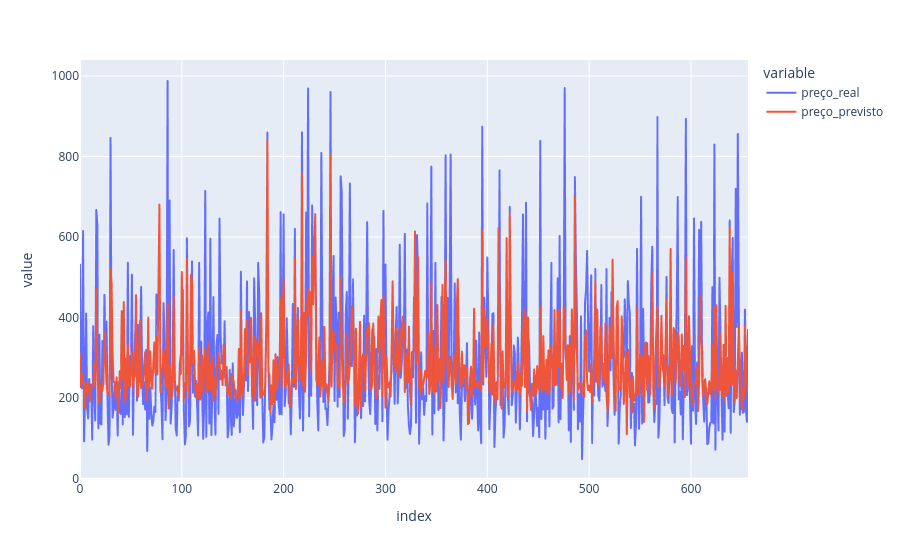

Notebook code for this chart:
### Code cell
df_lasso = pd.DataFrame({
    'id_imovel': X_test['id'],       # Busca o ID original que ficou de fora do treino
    'preço_real': y_test,             # A nota real (Target)
    'preço_previsto': y_pred_lasso      # A nota que a árvore calculou
})
df_lasso.reset_index(drop=True, inplace=True)
df_lasso['erro'] = (df_lasso['preço_real'] - df_lasso['preço_previsto']).abs() / df_lasso['preço_real'] 


fig = px.line(df_lasso, y=['preço_real', 'preço_previsto'])
fig.show()
print(df_lasso[df_lasso['erro'] >=0.1].head())

### Figure 1 — Plotly figure (JSON) as saved in the notebook; plotly's stock layout.template omitted (floating-point values rounded to 4 significant figures; data arrays with more than 128 entries replaced by an {"elided": "..."} marker saying what was removed)
{"data": [{"hovertemplate": "variable=preço_real<br>index=%{x}<br>value=%{y}<extra></extra>", "legendgroup": "preço_real", "line": {"color": "#636efa", "dash": "solid"}, "marker": {"symbol": "circle"}, "mode": "lines", "name": "preço_real", "showlegend": true, "type": "scattergl", "x": {"elided": "657 int values"}, "xaxis": "x", "y": {"elided": "657 float values"}, "yaxis": "y"}, {"hovertemplate": "variable=preço_previsto<br>index=%{x}<br>value=%{y}<extra></extra>", "legendgroup": "preço_previsto", "line": {"color": "#EF553B", "dash": "solid"}, "marker": {"symbol": "circle"}, "mode": "lines", "name": "preço_previsto", "showlegend": true, "type": "scattergl", "x": {"elided": "657 int values"}, "xaxis": "x", "y": {"elided": "657 float values"}, "yaxis": "y"}], "layout": {"legend": {"title": {"text": "variable"}, "tracegroupgap": 0}, "margin": {"t": 60}, "xaxis": {"anchor": "y", "domain": [0, 1], "title": {"text": "index"}}, "yaxis": {"anchor": "x", "domain": [0, 1], "title": {"text": "value"}}}}
